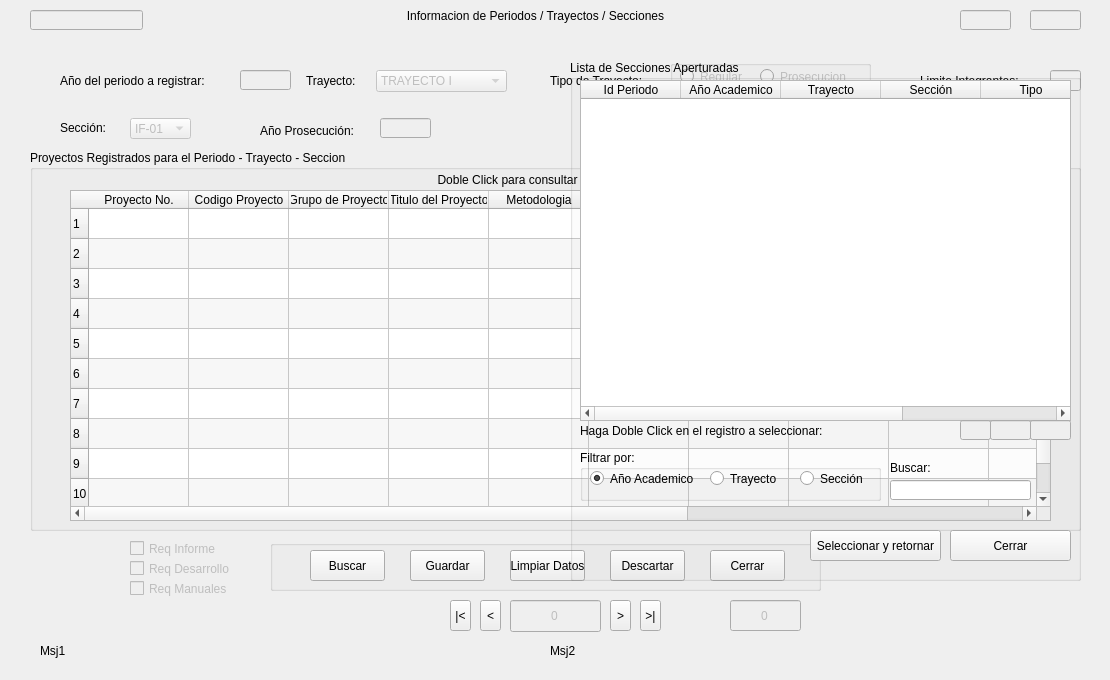
   <widget class="QWidget" name="tabPeriodo">
    <attribute name="title">
     <string>Periodos</string>
    </attribute>
    <widget class="QGroupBox" name="GrupoBotones">
     <property name="geometry">
      <rect>
       <x>270</x>
       <y>540</y>
       <width>551</width>
       <height>51</height>
      </rect>
     </property>
     <property name="title">
      <string/>
     </property>
     <widget class="QPushButton" name="btnEliminar">
      <property name="enabled">
       <bool>false</bool>
      </property>
      <property name="geometry">
       <rect>
        <x>340</x>
        <y>10</y>
        <width>75</width>
        <height>31</height>
       </rect>
      </property>
      <property name="cursor">
       <cursorShape>PointingHandCursor</cursorShape>
      </property>
      <property name="text">
       <string>Eliminar</string>
      </property>
     </widget>
     <widget class="QPushButton" name="btnCerrar">
      <property name="geometry">
       <rect>
        <x>440</x>
        <y>10</y>
        <width>75</width>
        <height>31</height>
       </rect>
      </property>
      <property name="cursor">
       <cursorShape>PointingHandCursor</cursorShape>
      </property>
      <property name="text">
       <string>Cerrar</string>
      </property>
     </widget>
     <widget class="QPushButton" name="btnEditar">
      <property name="enabled">
       <bool>false</bool>
      </property>
      <property name="geometry">
       <rect>
        <x>240</x>
        <y>10</y>
        <width>75</width>
        <height>31</height>
       </rect>
      </property>
      <property name="cursor">
       <cursorShape>PointingHandCursor</cursorShape>
      </property>
      <property name="text">
       <string>Editar</string>
      </property>
     </widget>
     <widget class="QPushButton" name="btnNuevo">
      <property name="geometry">
       <rect>
        <x>140</x>
        <y>10</y>
        <width>75</width>
        <height>31</height>
       </rect>
      </property>
      <property name="cursor">
       <cursorShape>PointingHandCursor</cursorShape>
      </property>
      <property name="text">
       <string>Crear Nuevo</string>
      </property>
     </widget>
     <widget class="QPushButton" name="btnBuscar">
      <property name="geometry">
       <rect>
        <x>40</x>
        <y>10</y>
        <width>75</width>
        <height>31</height>
       </rect>
      </property>
      <property name="cursor">
       <cursorShape>PointingHandCursor</cursorShape>
      </property>
      <property name="text">
       <string>Buscar</string>
      </property>
     </widget>
     <widget class="QPushButton" name="btnDescartar">
      <property name="enabled">
       <bool>true</bool>
      </property>
      <property name="geometry">
       <rect>
        <x>340</x>
        <y>10</y>
        <width>75</width>
        <height>31</height>
       </rect>
      </property>
      <property name="cursor">
       <cursorShape>PointingHandCursor</cursorShape>
      </property>
      <property name="text">
       <string>Descartar</string>
      </property>
     </widget>
     <widget class="QPushButton" name="btnGuardar">
      <property name="enabled">
       <bool>true</bool>
      </property>
      <property name="geometry">
       <rect>
        <x>140</x>
        <y>10</y>
        <width>75</width>
        <height>31</height>
       </rect>
      </property>
      <property name="cursor">
       <cursorShape>PointingHandCursor</cursorShape>
      </property>
      <property name="text">
       <string>Guardar</string>
      </property>
     </widget>
     <widget class="QPushButton" name="btnLimpiar">
      <property name="geometry">
       <rect>
        <x>240</x>
        <y>10</y>
        <width>75</width>
        <height>31</height>
       </rect>
      </property>
      <property name="cursor">
       <cursorShape>PointingHandCursor</cursorShape>
      </property>
      <property name="text">
       <string>Limpiar Datos</string>
      </property>
     </widget>
    </widget>
    <widget class="QLabel" name="label_3">
     <property name="geometry">
      <rect>
       <x>60</x>
       <y>118</y>
       <width>61</width>
       <height>20</height>
      </rect>
     </property>
     <property name="text">
      <string>Sección:</string>
     </property>
    </widget>
    <widget class="QLineEdit" name="txtAnoProsecucion">
     <property name="enabled">
      <bool>false</bool>
     </property>
     <property name="geometry">
      <rect>
       <x>380</x>
       <y>118</y>
       <width>51</width>
       <height>20</height>
      </rect>
     </property>
     <property name="focusPolicy">
      <enum>Qt::ClickFocus</enum>
     </property>
     <property name="inputMask">
      <string>9999</string>
     </property>
     <property name="maxLength">
      <number>4</number>
     </property>
     <property name="cursorPosition">
      <number>4</number>
     </property>
     <property name="alignment">
      <set>Qt::AlignRight|Qt::AlignTrailing|Qt::AlignVCenter</set>
     </property>
    </widget>
    <widget class="QComboBox" name="cmbSeccion">
     <property name="enabled">
      <bool>false</bool>
     </property>
     <property name="geometry">
      <rect>
       <x>130</x>
       <y>118</y>
       <width>61</width>
       <height>21</height>
      </rect>
     </property>
     <item>
      <property name="text">
       <string>IF-01</string>
      </property>
     </item>
     <item>
      <property name="text">
       <string>IF-02</string>
      </property>
     </item>
     <item>
      <property name="text">
       <string>IF-03</string>
      </property>
     </item>
     <item>
      <property name="text">
       <string>IF-04</string>
      </property>
     </item>
     <item>
      <property name="text">
       <string>IF-05</string>
      </property>
     </item>
     <item>
      <property name="text">
       <string>IF-06</string>
      </property>
     </item>
    </widget>
    <widget class="QGroupBox" name="grpTipoTrayecto">
     <property name="enabled">
      <bool>false</bool>
     </property>
     <property name="geometry">
      <rect>
       <x>670</x>
       <y>60</y>
       <width>201</width>
       <height>31</height>
      </rect>
     </property>
     <property name="title">
      <string/>
     </property>
     <widget class="QRadioButton" name="optRegular">
      <property name="geometry">
       <rect>
        <x>10</x>
        <y>8</y>
        <width>82</width>
        <height>17</height>
       </rect>
      </property>
      <property name="text">
       <string>Regular</string>
      </property>
     </widget>
     <widget class="QRadioButton" name="optProsecucion">
      <property name="geometry">
       <rect>
        <x>90</x>
        <y>8</y>
        <width>101</width>
        <height>17</height>
       </rect>
      </property>
      <property name="text">
       <string>Prosecucion</string>
      </property>
     </widget>
    </widget>
    <widget class="QLabel" name="label_2">
     <property name="geometry">
      <rect>
       <x>306</x>
       <y>70</y>
       <width>71</width>
       <height>21</height>
      </rect>
     </property>
     <property name="text">
      <string>Trayecto:</string>
     </property>
    </widget>
    <widget class="QComboBox" name="cmbTrayecto">
     <property name="enabled">
      <bool>false</bool>
     </property>
     <property name="geometry">
      <rect>
       <x>376</x>
       <y>70</y>
       <width>131</width>
       <height>22</height>
      </rect>
     </property>
     <property name="currentText">
      <string>TRAYECTO I</string>
     </property>
     <property name="currentIndex">
      <number>0</number>
     </property>
     <item>
      <property name="text">
       <string>TRAYECTO I</string>
      </property>
     </item>
     <item>
      <property name="text">
       <string>TRAYECTO II</string>
      </property>
     </item>
     <item>
      <property name="text">
       <string>TRAYECTO III</string>
      </property>
     </item>
     <item>
      <property name="text">
       <string>TRAYECTO IV</string>
      </property>
     </item>
    </widget>
    <widget class="QLabel" name="label">
     <property name="geometry">
      <rect>
       <x>60</x>
       <y>70</y>
       <width>181</width>
       <height>21</height>
      </rect>
     </property>
     <property name="text">
      <string>Año del periodo a registrar:</string>
     </property>
    </widget>
    <widget class="QLabel" name="mensaje1">
     <property name="geometry">
      <rect>
       <x>40</x>
       <y>640</y>
       <width>491</width>
       <height>21</height>
      </rect>
     </property>
     <property name="text">
      <string>Msj1</string>
     </property>
    </widget>
    <widget class="QLineEdit" name="txtIdPeriodo">
     <property name="enabled">
      <bool>false</bool>
     </property>
     <property name="geometry">
      <rect>
       <x>1030</x>
       <y>10</y>
       <width>51</width>
       <height>20</height>
      </rect>
     </property>
    </widget>
    <widget class="QLabel" name="label_4">
     <property name="geometry">
      <rect>
       <x>260</x>
       <y>120</y>
       <width>121</width>
       <height>21</height>
      </rect>
     </property>
     <property name="text">
      <string>Año Prosecución:</string>
     </property>
    </widget>
    <widget class="QLineEdit" name="txtAnoPeriodo">
     <property name="enabled">
      <bool>false</bool>
     </property>
     <property name="geometry">
      <rect>
       <x>240</x>
       <y>70</y>
       <width>51</width>
       <height>20</height>
      </rect>
     </property>
     <property name="focusPolicy">
      <enum>Qt::ClickFocus</enum>
     </property>
     <property name="inputMask">
      <string>9999</string>
     </property>
     <property name="maxLength">
      <number>4</number>
     </property>
     <property name="cursorPosition">
      <number>4</number>
     </property>
     <property name="alignment">
      <set>Qt::AlignRight|Qt::AlignTrailing|Qt::AlignVCenter</set>
     </property>
    </widget>
    <widget class="QToolButton" name="btnPrimero">
     <property name="geometry">
      <rect>
       <x>450</x>
       <y>600</y>
       <width>21</width>
       <height>31</height>
      </rect>
     </property>
     <property name="cursor">
      <cursorShape>PointingHandCursor</cursorShape>
     </property>
     <property name="toolTip">
      <string>Primer registro</string>
     </property>
     <property name="text">
      <string>|&lt;</string>
     </property>
     <property name="autoRaise">
      <bool>false</bool>
     </property>
    </widget>
    <widget class="QToolButton" name="btnUltimo">
     <property name="geometry">
      <rect>
       <x>640</x>
       <y>600</y>
       <width>21</width>
       <height>31</height>
      </rect>
     </property>
     <property name="cursor">
      <cursorShape>PointingHandCursor</cursorShape>
     </property>
     <property name="toolTip">
      <string>Ultimo Registro...</string>
     </property>
     <property name="text">
      <string>&gt;|</string>
     </property>
    </widget>
    <widget class="QToolButton" name="btnSiguiente">
     <property name="geometry">
      <rect>
       <x>610</x>
       <y>600</y>
       <width>21</width>
       <height>31</height>
      </rect>
     </property>
     <property name="cursor">
      <cursorShape>PointingHandCursor</cursorShape>
     </property>
     <property name="toolTip">
      <string>Registro Siguiente...</string>
     </property>
     <property name="text">
      <string>&gt;</string>
     </property>
    </widget>
    <widget class="QToolButton" name="btnAtras">
     <property name="geometry">
      <rect>
       <x>480</x>
       <y>600</y>
       <width>21</width>
       <height>31</height>
      </rect>
     </property>
     <property name="cursor">
      <cursorShape>PointingHandCursor</cursorShape>
     </property>
     <property name="toolTip">
      <string>Registro Anterior...</string>
     </property>
     <property name="text">
      <string>&lt;</string>
     </property>
    </widget>
    <widget class="QLineEdit" name="txtContadorPeriodo">
     <property name="enabled">
      <bool>false</bool>
     </property>
     <property name="geometry">
      <rect>
       <x>510</x>
       <y>600</y>
       <width>91</width>
       <height>32</height>
      </rect>
     </property>
     <property name="layoutDirection">
      <enum>Qt::LeftToRight</enum>
     </property>
     <property name="text">
      <string>0</string>
     </property>
     <property name="alignment">
      <set>Qt::AlignCenter</set>
     </property>
    </widget>
    <widget class="QLineEdit" name="txtTotalRPeriodo">
     <property name="enabled">
      <bool>false</bool>
     </property>
     <property name="geometry">
      <rect>
       <x>730</x>
       <y>600</y>
       <width>71</width>
       <height>31</height>
      </rect>
     </property>
     <property name="layoutDirection">
      <enum>Qt::LeftToRight</enum>
     </property>
     <property name="text">
      <string>0</string>
     </property>
     <property name="alignment">
      <set>Qt::AlignCenter</set>
     </property>
    </widget>
    <widget class="QLabel" name="mensaje2">
     <property name="geometry">
      <rect>
       <x>550</x>
       <y>640</y>
       <width>471</width>
       <height>21</height>
      </rect>
     </property>
     <property name="text">
      <string>Msj2</string>
     </property>
    </widget>
    <widget class="QLabel" name="label_5">
     <property name="geometry">
      <rect>
       <x>0</x>
       <y>0</y>
       <width>1101</width>
       <height>671</height>
      </rect>
     </property>
     <property name="text">
      <string/>
     </property>
     <property name="pixmap">
      <pixmap>img/Fondo Pantalla Datos.jpg</pixmap>
     </property>
     <property name="scaledContents">
      <bool>true</bool>
     </property>
     <property name="alignment">
      <set>Qt::AlignLeading|Qt::AlignLeft|Qt::AlignVCenter</set>
     </property>
    </widget>
    <widget class="QLabel" name="lblPeriodos">
     <property name="geometry">
      <rect>
       <x>-10</x>
       <y>0</y>
       <width>1091</width>
       <height>31</height>
      </rect>
     </property>
     <property name="text">
      <string>Informacion de Periodos / Trayectos / Secciones</string>
     </property>
     <property name="alignment">
      <set>Qt::AlignCenter</set>
     </property>
    </widget>
    <widget class="QGroupBox" name="groupBox_10">
     <property name="geometry">
      <rect>
       <x>30</x>
       <y>150</y>
       <width>1051</width>
       <height>381</height>
      </rect>
     </property>
     <property name="title">
      <string>Proyectos Registrados para el Periodo - Trayecto - Seccion</string>
     </property>
     <widget class="QLabel" name="label_7">
      <property name="geometry">
       <rect>
        <x>40</x>
        <y>20</y>
        <width>981</width>
        <height>20</height>
       </rect>
      </property>
      <property name="text">
       <string>Doble Click para consultar proyecto registrado</string>
      </property>
      <property name="alignment">
       <set>Qt::AlignCenter</set>
      </property>
     </widget>
     <widget class="QTableWidget" name="tabla_seccion_grupos_proyectos">
      <property name="geometry">
       <rect>
        <x>40</x>
        <y>40</y>
        <width>981</width>
        <height>331</height>
       </rect>
      </property>
      <property name="sizeAdjustPolicy">
       <enum>QAbstractScrollArea::AdjustToContents</enum>
      </property>
      <property name="alternatingRowColors">
       <bool>true</bool>
      </property>
      <property name="selectionMode">
       <enum>QAbstractItemView::SingleSelection</enum>
      </property>
      <property name="selectionBehavior">
       <enum>QAbstractItemView::SelectRows</enum>
      </property>
      <property name="sortingEnabled">
       <bool>true</bool>
      </property>
      <property name="rowCount">
       <number>10</number>
      </property>
      <row/>
      <row/>
      <row/>
      <row/>
      <row/>
      <row/>
      <row/>
      <row/>
      <row/>
      <row/>
      <column>
       <property name="text">
        <string>Proyecto No.</string>
       </property>
      </column>
      <column>
       <property name="text">
        <string>Codigo Proyecto</string>
       </property>
      </column>
      <column>
       <property name="text">
        <string>Grupo de Proyecto</string>
       </property>
      </column>
      <column>
       <property name="text">
        <string>Titulo del Proyecto</string>
       </property>
      </column>
      <column>
       <property name="text">
        <string>Metodologia</string>
       </property>
      </column>
      <column>
       <property name="text">
        <string>Tipo Desarrollo</string>
       </property>
      </column>
      <column>
       <property name="text">
        <string>Id Proyecto</string>
       </property>
      </column>
      <column>
       <property name="text">
        <string>Id Periodo</string>
       </property>
      </column>
      <column>
       <property name="text">
        <string>Nombre Informe</string>
       </property>
      </column>
      <column>
       <property name="text">
        <string>Nombre Desarrollo</string>
       </property>
      </column>
      <column>
       <property name="text">
        <string>Nombre Manual</string>
       </property>
      </column>
      <column>
       <property name="text">
        <string>Id Seccion</string>
       </property>
      </column>
      <column>
       <property name="text">
        <string>Id Metodo</string>
       </property>
      </column>
      <column>
       <property name="text">
        <string>Id Tipo Desarrollo</string>
       </property>
      </column>
     </widget>
     <widget class="QPushButton" name="btnRegProyecto">
      <property name="geometry">
       <rect>
        <x>880</x>
        <y>10</y>
        <width>141</width>
        <height>21</height>
       </rect>
      </property>
      <property name="text">
       <string>Registrar Proyecto Nuevo</string>
      </property>
     </widget>
     <widget class="QPushButton" name="btnConsultaProyecto">
      <property name="geometry">
       <rect>
        <x>740</x>
        <y>11</y>
        <width>131</width>
        <height>20</height>
       </rect>
      </property>
      <property name="text">
       <string>Consultar Proyectos</string>
      </property>
     </widget>
    </widget>
    <widget class="QLineEdit" name="txtLimiteEstudiantes">
     <property name="enabled">
      <bool>false</bool>
     </property>
     <property name="geometry">
      <rect>
       <x>1050</x>
       <y>70</y>
       <width>31</width>
       <height>21</height>
      </rect>
     </property>
     <property name="maxLength">
      <number>2</number>
     </property>
     <property name="alignment">
      <set>Qt::AlignCenter</set>
     </property>
    </widget>
    <widget class="QCheckBox" name="chkRInforme">
     <property name="enabled">
      <bool>false</bool>
     </property>
     <property name="geometry">
      <rect>
       <x>130</x>
       <y>540</y>
       <width>101</width>
       <height>17</height>
      </rect>
     </property>
     <property name="text">
      <string>Req Informe</string>
     </property>
    </widget>
    <widget class="QCheckBox" name="chkRDesarrollo">
     <property name="enabled">
      <bool>false</bool>
     </property>
     <property name="geometry">
      <rect>
       <x>130</x>
       <y>560</y>
       <width>121</width>
       <height>17</height>
      </rect>
     </property>
     <property name="text">
      <string>Req Desarrollo</string>
     </property>
    </widget>
    <widget class="QCheckBox" name="chkRManual">
     <property name="enabled">
      <bool>false</bool>
     </property>
     <property name="geometry">
      <rect>
       <x>130</x>
       <y>580</y>
       <width>111</width>
       <height>17</height>
      </rect>
     </property>
     <property name="text">
      <string>Req Manuales</string>
     </property>
    </widget>
    <widget class="QLabel" name="label_41">
     <property name="geometry">
      <rect>
       <x>550</x>
       <y>70</y>
       <width>121</width>
       <height>21</height>
      </rect>
     </property>
     <property name="text">
      <string>Tipo de Trayecto:</string>
     </property>
    </widget>
    <widget class="QLabel" name="label_42">
     <property name="geometry">
      <rect>
       <x>920</x>
       <y>70</y>
       <width>121</width>
       <height>21</height>
      </rect>
     </property>
     <property name="text">
      <string>Limite Integrantes:</string>
     </property>
    </widget>
    <widget class="QLineEdit" name="txtUsuarioActivo">
     <property name="enabled">
      <bool>false</bool>
     </property>
     <property name="geometry">
      <rect>
       <x>30</x>
       <y>10</y>
       <width>113</width>
       <height>20</height>
      </rect>
     </property>
    </widget>
    <widget class="QLineEdit" name="txtIdSeccion">
     <property name="enabled">
      <bool>false</bool>
     </property>
     <property name="geometry">
      <rect>
       <x>960</x>
       <y>10</y>
       <width>51</width>
       <height>20</height>
      </rect>
     </property>
    </widget>
    <widget class="QGroupBox" name="grpListaSecciones">
     <property name="geometry">
      <rect>
       <x>570</x>
       <y>60</y>
       <width>511</width>
       <height>521</height>
      </rect>
     </property>
     <property name="title">
      <string>Lista de Secciones Aperturadas</string>
     </property>
     <widget class="QTableWidget" name="tabla_periodos">
      <property name="geometry">
       <rect>
        <x>10</x>
        <y>20</y>
        <width>491</width>
        <height>341</height>
       </rect>
      </property>
      <property name="sizeAdjustPolicy">
       <enum>QAbstractScrollArea::AdjustToContents</enum>
      </property>
      <property name="dragDropOverwriteMode">
       <bool>false</bool>
      </property>
      <property name="selectionBehavior">
       <enum>QAbstractItemView::SelectRows</enum>
      </property>
      <property name="sortingEnabled">
       <bool>true</bool>
      </property>
      <attribute name="verticalHeaderDefaultSectionSize">
       <number>35</number>
      </attribute>
      <column>
       <property name="text">
        <string>Id Periodo</string>
       </property>
      </column>
      <column>
       <property name="text">
        <string>Año Academico</string>
       </property>
      </column>
      <column>
       <property name="text">
        <string>Trayecto</string>
       </property>
      </column>
      <column>
       <property name="text">
        <string>Sección</string>
       </property>
      </column>
      <column>
       <property name="text">
        <string>Tipo</string>
       </property>
      </column>
      <column>
       <property name="text">
        <string>Año Prosecucion</string>
       </property>
      </column>
     </widget>
     <widget class="QLabel" name="label_8">
      <property name="geometry">
       <rect>
        <x>10</x>
        <y>360</y>
        <width>281</width>
        <height>21</height>
       </rect>
      </property>
      <property name="text">
       <string>Haga Doble Click en el registro a seleccionar:</string>
      </property>
     </widget>
     <widget class="QLineEdit" name="txtIdSeccionLista">
      <property name="enabled">
       <bool>false</bool>
      </property>
      <property name="geometry">
       <rect>
        <x>390</x>
        <y>360</y>
        <width>31</width>
        <height>20</height>
       </rect>
      </property>
      <property name="maxLength">
       <number>15</number>
      </property>
     </widget>
     <widget class="QLineEdit" name="RegActualListaPeriodo">
      <property name="enabled">
       <bool>false</bool>
      </property>
      <property name="geometry">
       <rect>
        <x>420</x>
        <y>360</y>
        <width>41</width>
        <height>20</height>
       </rect>
      </property>
     </widget>
     <widget class="QLineEdit" name="TotalReg">
      <property name="enabled">
       <bool>false</bool>
      </property>
      <property name="geometry">
       <rect>
        <x>460</x>
        <y>360</y>
        <width>41</width>
        <height>20</height>
       </rect>
      </property>
     </widget>
     <widget class="QPushButton" name="btnCerrarLista">
      <property name="geometry">
       <rect>
        <x>380</x>
        <y>470</y>
        <width>121</width>
        <height>31</height>
       </rect>
      </property>
      <property name="cursor">
       <cursorShape>PointingHandCursor</cursorShape>
      </property>
      <property name="toolTip">
       <string>Cerrar sin seleccionar datos</string>
      </property>
      <property name="text">
       <string>Cerrar</string>
      </property>
      <property name="checkable">
       <bool>true</bool>
      </property>
     </widget>
     <widget class="QPushButton" name="btnSeleccionar">
      <property name="geometry">
       <rect>
        <x>240</x>
        <y>470</y>
        <width>131</width>
        <height>31</height>
       </rect>
      </property>
      <property name="cursor">
       <cursorShape>PointingHandCursor</cursorShape>
      </property>
      <property name="text">
       <string>Seleccionar y retornar</string>
      </property>
     </widget>
     <widget class="QGroupBox" name="grpFiltrarPor">
      <property name="geometry">
       <rect>
        <x>10</x>
        <y>390</y>
        <width>301</width>
        <height>51</height>
       </rect>
      </property>
      <property name="title">
       <string>Filtrar por:</string>
      </property>
      <widget class="QRadioButton" name="optSeccion">
       <property name="geometry">
        <rect>
         <x>220</x>
         <y>20</y>
         <width>71</width>
         <height>17</height>
        </rect>
       </property>
       <property name="text">
        <string>Sección</string>
       </property>
      </widget>
      <widget class="QRadioButton" name="optAno">
       <property name="geometry">
        <rect>
         <x>10</x>
         <y>20</y>
         <width>121</width>
         <height>17</height>
        </rect>
       </property>
       <property name="text">
        <string>Año Academico</string>
       </property>
       <property name="checked">
        <bool>true</bool>
       </property>
      </widget>
      <widget class="QRadioButton" name="optTrayecto">
       <property name="geometry">
        <rect>
         <x>130</x>
         <y>20</y>
         <width>81</width>
         <height>17</height>
        </rect>
       </property>
       <property name="text">
        <string>Trayecto</string>
       </property>
      </widget>
     </widget>
     <widget class="QLineEdit" name="txtFiltro">
      <property name="geometry">
       <rect>
        <x>320</x>
        <y>420</y>
        <width>141</width>
        <height>20</height>
       </rect>
      </property>
     </widget>
     <widget class="QLabel" name="label_12">
      <property name="geometry">
       <rect>
        <x>320</x>
        <y>400</y>
        <width>51</width>
        <height>16</height>
       </rect>
      </property>
      <property name="text">
       <string>Buscar:</string>
      </property>
     </widget>
    </widget>
    <zorder>label_5</zorder>
    <zorder>GrupoBotones</zorder>
    <zorder>label_3</zorder>
    <zorder>txtAnoProsecucion</zorder>
    <zorder>cmbSeccion</zorder>
    <zorder>grpTipoTrayecto</zorder>
    <zorder>label_2</zorder>
    <zorder>cmbTrayecto</zorder>
    <zorder>label</zorder>
    <zorder>mensaje1</zorder>
    <zorder>label_4</zorder>
    <zorder>txtAnoPeriodo</zorder>
    <zorder>btnPrimero</zorder>
    <zorder>btnUltimo</zorder>
    <zorder>btnSiguiente</zorder>
    <zorder>btnAtras</zorder>
    <zorder>txtContadorPeriodo</zorder>
    <zorder>txtTotalRPeriodo</zorder>
    <zorder>mensaje2</zorder>
    <zorder>lblPeriodos</zorder>
    <zorder>groupBox_10</zorder>
    <zorder>txtLimiteEstudiantes</zorder>
    <zorder>chkRInforme</zorder>
    <zorder>chkRDesarrollo</zorder>
    <zorder>chkRManual</zorder>
    <zorder>label_41</zorder>
    <zorder>label_42</zorder>
    <zorder>txtUsuarioActivo</zorder>
    <zorder>txtIdSeccion</zorder>
    <zorder>txtIdPeriodo</zorder>
    <zorder>grpListaSecciones</zorder>
   </widget>
